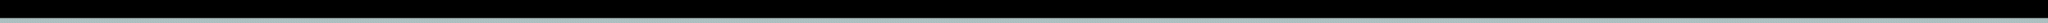

This game map was drawn from its Tiled (.tmx) file and the tilesets committed beside it. A one-line description and the trimmed map source follow:
An orthogonal 800x9 tile map with 70x70 px tiles, 3 tile layers (Tile Layer 1, Tile Layer 2, Tile Layer 3), 2 tilesets.

<map version="1.0" orientation="orthogonal" width="800" height="9" tilewidth="70" tileheight="70">
 <tileset firstgid="1" name="black" tilewidth="70" tileheight="70">
  <image source="../textures/black.PNG" width="640" height="480" />
 </tileset>
 <tileset firstgid="55" name="kennyTiles" tilewidth="70" tileheight="70">
  <image source="../textures/kennyTiles.png" width="70" height="10920" />
 </tileset>
 <layer name="Tile Layer 1" width="800" height="9">
  <data>[7200 cells, 1600 non-empty, 2 distinct tile ids]</data>
 </layer>
 <layer name="Tile Layer 2" width="800" height="9">
  <data>[7200 cells, 0 non-empty, 0 distinct tile ids]</data>
 </layer>
 <layer name="Tile Layer 3" width="800" height="9">
  <data>[7200 cells, 3122 non-empty, 1 distinct tile ids]</data>
 </layer>
</map>
